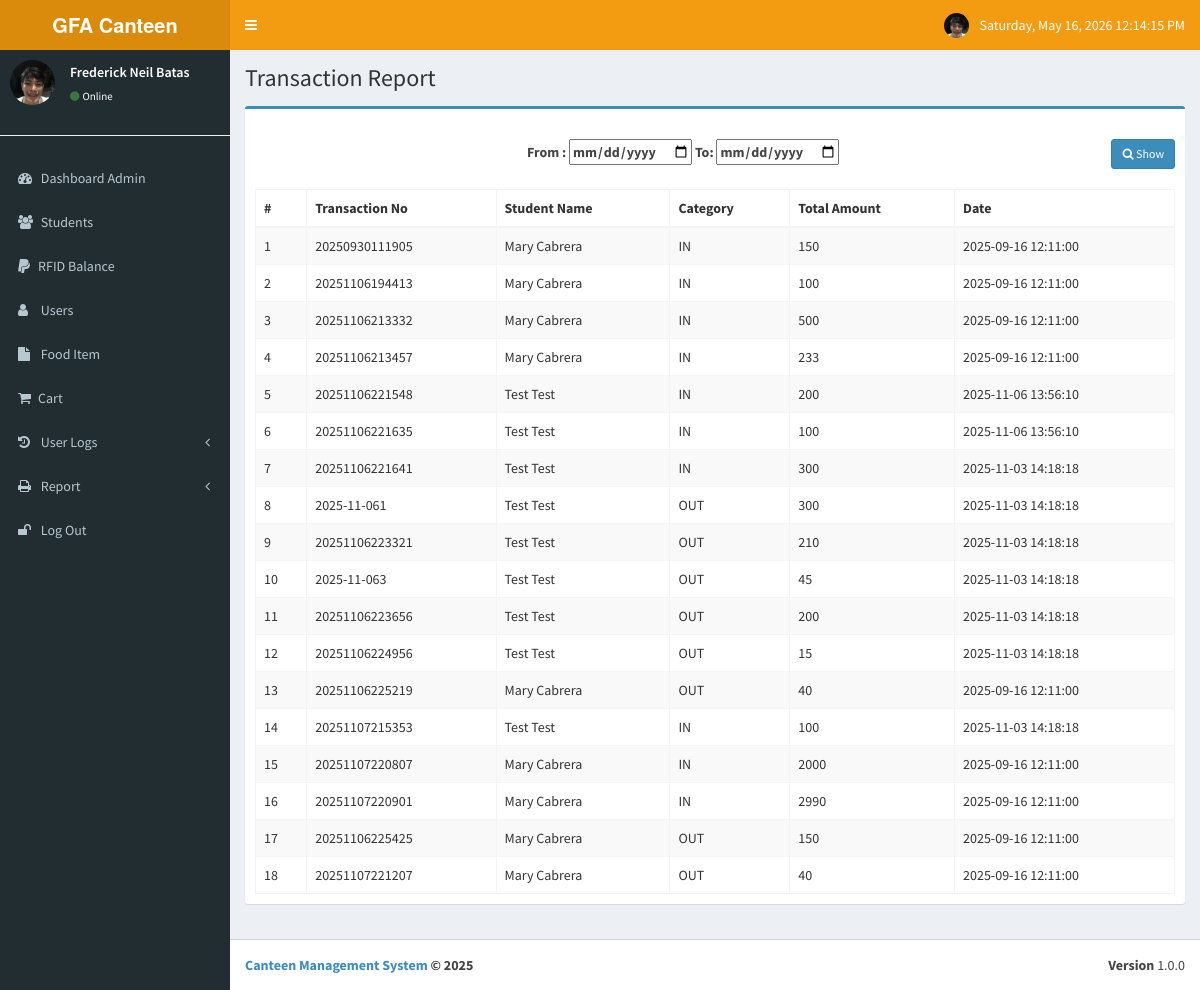
The app's page /main/transactions.php (signed in) with its own data.
### tables this page shows
CREATE TABLE IF NOT EXISTS `tbl_transactions` (
  `id` int NOT NULL AUTO_INCREMENT,
  `transNo` varchar(100) NOT NULL,
  `studentID` int NOT NULL,
  `category` varchar(50) NOT NULL,
  `trans_amount` double NOT NULL,
  `new_balance` double(15,2) NOT NULL,
  `processed_by` int DEFAULT NULL,
  `trans_img` varchar(255) NOT NULL,
  `trans_stat` varchar(50) NOT NULL DEFAULT 'Done',
  `decline_reason` text,
  `created_at` datetime NOT NULL DEFAULT CURRENT_TIMESTAMP,
  PRIMARY KEY (`id`)
);

CREATE TABLE IF NOT EXISTS `tbl_students` (
  `id` int NOT NULL AUTO_INCREMENT,
  `studentNo` text NOT NULL,
  `rfidno` varchar(50) NOT NULL,
  `fname` varchar(50) NOT NULL,
  `lname` varchar(50) NOT NULL,
  `mname` varchar(50) DEFAULT NULL,
  `bday` varchar(50) NOT NULL,
  `age` varchar(50) NOT NULL,
  `gender` varchar(50) NOT NULL,
  `address` varchar(100) NOT NULL,
  `email` varchar(50) NOT NULL,
  `contact` varchar(50) NOT NULL,
  `xagree` int NOT NULL,
  `username` varchar(50) NOT NULL,
  `password` text NOT NULL,
  `pic` text NOT NULL,
  `balance_amount` double NOT NULL,
  `per_day_balance` double(15,2) NOT NULL,
  `status` enum('Active','Inactive') NOT NULL DEFAULT 'Active',
  `created_at` timestamp NOT NULL DEFAULT CURRENT_TIMESTAMP,
  PRIMARY KEY (`id`)
);

### main/transactions.php (the view, shortened to what this page needs)
<?php include_once('layout/head.php'); ?>
    <div class="content-wrapper">
        <section class="content-header">
            <h1>
                Transaction Report
            </h1>
        </section>
        <section class="content">
            <div class="row">
                <div class="col-xs-12">
                    <div class="box box-primary">
                        <div class="box-header">
                            <form action="report.php" method="get">
                                <center><strong>From :
                                        <input type="date" name="d1" class="tcal" value="<?php if (isset($_GET['d1'])) {
                                            echo $_GET['d1'];
                                        } ?>"/> To:
                                        <input type="date" name="d2" class="tcal" value="<?php if (isset($_GET['d2'])) {
                                            echo $_GET['d2'];
                                        } ?>"/>
                                        <button mycart="" data-toggle="modal" type="submit" class="btn btn-primary pull-right btn-sm ">
                                            <i class="fa fa-search"> </i> Show
                                        </button>
                                    </strong></center>
                            </form>
                        </div>
                        <div class="box-body">
                            <table id="" class="table table-bordered table-striped">
                                <thead>
                                <tr>
                                    <th>#</th>
                                    <th>Transaction No</th>
                                    <th>Student   Name</th>
                                    <th>Category</th>
                                    <th>Total Amount</th>
                                    <th>Date</th>
                                </tr>
                                </thead>
                                <tbody>
                                <tr>
                                    <?php
                                    if (isset($_GET['d1'])) {
                                        $d1 = $_GET['d1'];
                                        $d2 = $_GET['d2'];
                                        $result = $db->prepare("SELECT * FROM tbl_transactions WHERE  created_at BETWEEN '$d1' AND '$d2'  ");
                                    } else {
                                        $result = $db->prepare("SELECT *,CONCAT(fname,' ' ,lname)name  FROM tbl_transactions t INNER JOIN tbl_students s ON s.id=t.studentID ");
                                    }
                                    $result->execute();
                                    for ($i = 1;
                                    $row = $result->fetch();
                                    $i++){
                                    $id = $row['id']; ?>
                                    <td> <?php echo $i; ?></td>
                                    <td> <?php echo $row['transNo']; ?></td>
                                    <td> <?php echo $row['name']; ?></td>
                                    <td> <?php echo $row['category']; ?></td>
                                    <td> <?php echo $row['trans_amount']; ?></td>
                                    <td> <?php echo $row['created_at']; ?></td>
                                </tr>
                                <?php } ?>
                            </table>
                        </div>
                    </div>
                </div>
            </div>
        </section>
    </div>
<?php include_once('layout/footer.php'); ?>

### records on screen
tbl_transactions: transNo "20250930111905", name "Mary Cabrera", category "IN", trans_amount "150", studentID.created_at "2025-09-16 12:11:00"
tbl_transactions: transNo "20251106194413", name "Mary Cabrera", category "IN", trans_amount "100", studentID.created_at "2025-09-16 12:11:00"
tbl_transactions: transNo "20251106213332", name "Mary Cabrera", category "IN", trans_amount "500", studentID.created_at "2025-09-16 12:11:00"
tbl_transactions: transNo "20251106213457", name "Mary Cabrera", category "IN", trans_amount "233", studentID.created_at "2025-09-16 12:11:00"
tbl_transactions: transNo "20251106221548", name "Test Test", category "IN", trans_amount "200", studentID.created_at "2025-11-06 13:56:10"
tbl_transactions: transNo "20251106221635", name "Test Test", category "IN", trans_amount "100", studentID.created_at "2025-11-06 13:56:10"
tbl_transactions: transNo "20251106221641", name "Test Test", category "IN", trans_amount "300", studentID.created_at "2025-11-03 14:18:18"
tbl_transactions: transNo "2025-11-061", name "Test Test", category "OUT", trans_amount "300", studentID.created_at "2025-11-03 14:18:18"
tbl_transactions: transNo "20251106223321", name "Test Test", category "OUT", trans_amount "210", studentID.created_at "2025-11-03 14:18:18"
tbl_transactions: transNo "2025-11-063", name "Test Test", category "OUT", trans_amount "45", studentID.created_at "2025-11-03 14:18:18"
tbl_transactions: transNo "20251106223656", name "Test Test", category "OUT", trans_amount "200", studentID.created_at "2025-11-03 14:18:18"
tbl_transactions: transNo "20251106224956", name "Test Test", category "OUT", trans_amount "15", studentID.created_at "2025-11-03 14:18:18"
tbl_transactions: transNo "20251106225219", name "Mary Cabrera", category "OUT", trans_amount "40", studentID.created_at "2025-09-16 12:11:00"
tbl_transactions: transNo "20251107215353", name "Test Test", category "IN", trans_amount "100", studentID.created_at "2025-11-03 14:18:18"
tbl_transactions: transNo "20251107220807", name "Mary Cabrera", category "IN", trans_amount "2000", studentID.created_at "2025-09-16 12:11:00"
tbl_transactions: transNo "20251107220901", name "Mary Cabrera", category "IN", trans_amount "2990", studentID.created_at "2025-09-16 12:11:00"
tbl_transactions: transNo "20251106225425", name "Mary Cabrera", category "OUT", trans_amount "150", studentID.created_at "2025-09-16 12:11:00"
tbl_transactions: transNo "20251107221207", name "Mary Cabrera", category "OUT", trans_amount "40", studentID.created_at "2025-09-16 12:11:00"

### other values on screen
$_SESSION['fullname'] "Frederick Neil Batas"
$_SESSION['role'] "Admin"
$system_title "Canteen Management System"
